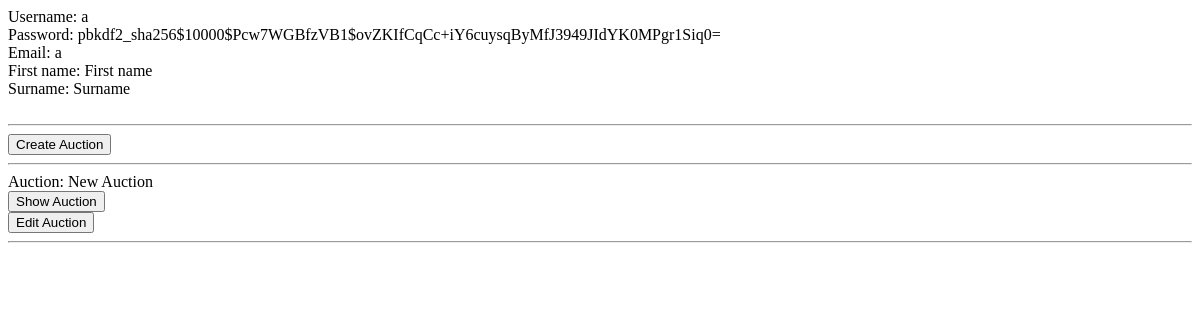
The app's page /userprofile (signed in), older data.
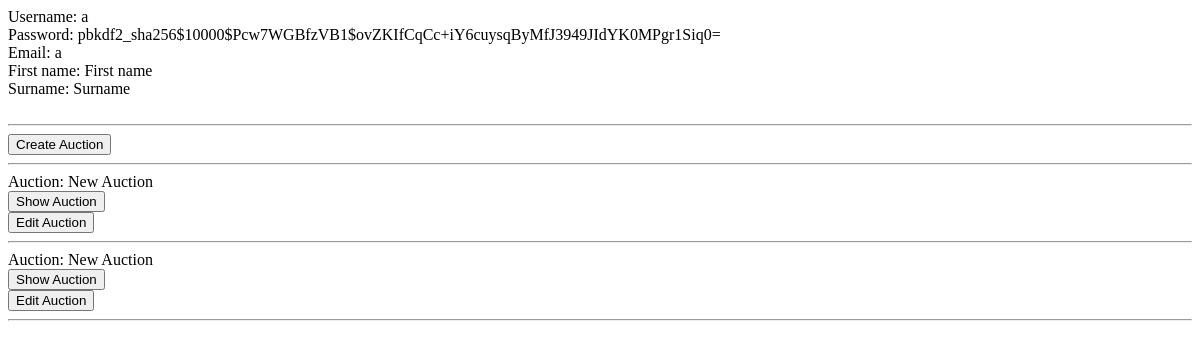
The same page, newer data.
### AuctionApp/models.py (models this page shows, shortened)
class Auction (models.Model):
    id = models.AutoField(primary_key=True)
    ownerid = models.ForeignKey(User)
    starttime = models.DateTimeField(default=datetime.now(), blank=True)
    endtime = models.DateTimeField(default=datetime.now(), blank=True)
    title = models.CharField(max_length=30, default="New Auction")
    content = models.TextField()
    version = models.IntegerField(default=0)
    min_price = models.FloatField(default=0.00)
    is_active = models.BooleanField(default=False)
    is_locked = models.BooleanField(default=False)
    latest_bid_by = models.CharField(max_length=30)

### AuctionApp/views.py (the view)
def get_user(request):
    tmp_user = request.user
    auctions = Auction.objects.filter(ownerid=tmp_user)
    return render(request, "user_profile.html", {'user': tmp_user, 'auctions': auctions})

### templates/user_profile.html (shortened to what this page needs)
{% include "head.html" %}
{% include "body.html" %}
<article>
	<div>
		Username: {{ user.username }}<br>
		Password: {{ user.password }}<br>
		Email:  {{ user.email }}<br>
		First name: {{ user.first_name }}<br>
		Surname: {{ user.last_name }}<br>
	</div>
    <br><hr>
    <div>
        <form action="/auction/" method="post">
            <input type="submit" value="Create Auction">
        </form>
        <hr>
	    {% for i in auctions %}
            Auction: {{ i.title }}
            <form action="/auction/{{ i.id }}/" method="post">
                <input type="submit" name="showauction" value="Show Auction">
            </form>
            <form action="/editauction/{{ i.id }}/" method="post">
                <input type="submit" name="editauction" value="Edit Auction">
            </form>
            <hr>
	    {% endfor %}
    </div>
</article>
{% include "footer.html" %}

Row changes from the older to the newer data that the page shows:
added Auction: title "New Auction"
